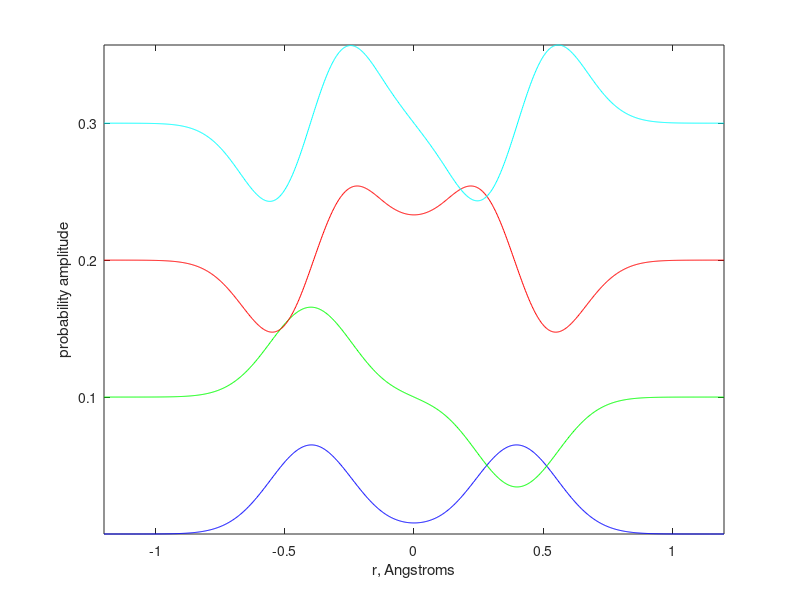
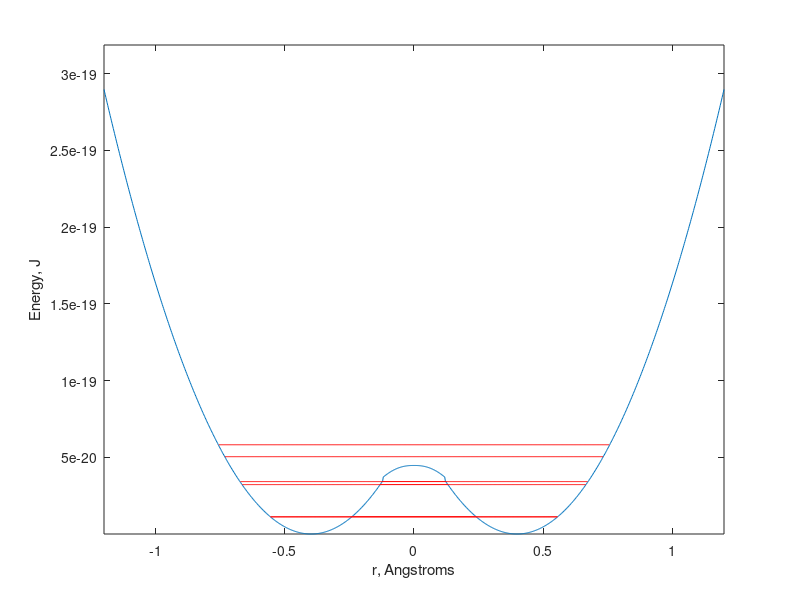

These charts were generated, in order, by the following MATLAB code:

% umbrella.m

% Uses Colbert/Miller's DVR method for solving the 1D Schrodinger equation,
% using Matlab.  It usually works well for things like
% the Harmonic Oscillator and harmonic double well, and the the
% Morse potential. For Coulombic potentials (H-like atom),
% a shooting method using adaptive Runge-Kutta, or similar, might work better
% with fewer evaluation points.

% Jason McNeill, January 2013 (based on dvrtest.m, February 2011)

% some needed constants
h= 6.62606876e-34; % J s
hbar = 1.0545716e-34 ; % J s
c = 2.99792458e8 ; % m/s
qe = 1.602176462e-19; % C
me = 9.1093819e-31; % electron mass in kg
na =  6.022142e+23; % avogadro, molecules per mole
mp=1.6726216e-27; % proton mass, kg

% *** start of user-defined parameters ***

% For umbrella-inversion potential of NH3
% calculation details
rmin=-1.2*1e-10; % Minimum distance (lower cutoff), in meters
rmax=1.2*1e-10; % maximum distance (upper cutoff), in Angstroms
npoints=1000; % number of points to use in calculation (memory use scales as n^2)
% potential details (from GAMESS, B3LYP-6-311G)
d=0.39839*1e-10; % displacement of N atom with respect to plane containing H atoms 
Vb=4.4644e-20; % inversion barrier height (in J)
hbar_wav=5.30884e-12; % hbar, in "wavenumber*seconds"
e1_wav=1131.77; % vibrational frequency (energy) at bottom of well (wavenumbers)
omega1=e1_wav/hbar_wav; % calculate angular frequency
e2_wav=892.32; % vibrational frequency (energy) at top of barrier (a negative value)
omega2=abs(e2_wav)/hbar_wav;
mu=1.18583; % reduced mass from normal mode analysis, relative to proton mass
m=mu*mp;
% give some points on curve, then fit a polynomial
dd=0.02*1e-10;
rp=[-dd, 0, dd, (d-dd), d, (d+dd)]; % first three are near barrier, last 3 near well
Vp= -0.5*m*omega2^2*rp.*rp+Vb;
Vp(4:6)=0.5*m*omega1^2*rp(1:3).*rp(1:3);
% fit a 5th-order polynomial to the curve
P=polyfit(rp,Vp,5);
r=linspace(rmin,rmax,npoints);
dr=abs(r(2)-r(1));
% now put the potential together piecewise
Vvec=polyval(P,r); % barrier piece: this part of the potential is valid near r=0, on the positive side
ridx=find(r>0.3*d); % the harmonic well piece
Vvec(ridx)=0.5*m*omega1^2*(r(ridx)-d).^2;
halfpoints=round(npoints/2); % slightly wrong if npoints is not even
Vvec(1:halfpoints)=Vvec(npoints:-1:(halfpoints+1)); % reflect about origin



% set up of DVR calculation
% Make a diagonal matrix with Vvec along the diagonal:
Vmat=diag(Vvec);

% we decompose the kinetic energy expression into 4 parts:
% Kconst = constant prefactor = hbar^2/(2*m*dr^2)
% Kdiag = pi^2/3 - 1 / (2*i^2) = the diagonal part of the KE
% Ksignmat = (-1)^(i-j) = (-1).^(XX-YY)
% Knondiag = 2/(XX-YY)^2 - 2/(XX+YY)^2 = the non-diagonal part of the KE

Kconst=hbar^2/(2*m*dr^2); % factor on KE term
xtmp=1:npoints;
[XX,YY]=meshgrid(xtmp,xtmp);
Ksignmat=(-1).^(XX-YY);
Kdiag=pi^2/3 - 0.5*xtmp.^(-2);
Knondiag = 2*(XX-YY).^(-2) - 2*(XX+YY).^(-2);
Kmat=Knondiag;
for x=xtmp, % replace the diagonals with the correct expr
  Kmat(x,x)=Kdiag(x);
end
Kmat=Kmat.*Ksignmat; % multiply the signs term
Kmat=Kmat*Kconst; % multiply by the constant
  
Hmat=Kmat+Vmat; % The Hamiltonian Matrix is the sum of the kinetic
                % energy matrix and the potential matrix

[wavefunmat,eigvalmat]=eig(Hmat);

energies=xtmp;
for x=xtmp,
  energies(x)=eigvalmat(x,x);
end

fprintf(1,'First 4 energies are ');
fprintf(1,'%5g, ',energies(1:4));
fprintf(1,'J, or\n');
fprintf(1,'%5g, ',energies(1:4)/h/c/100); 
fprintf(1,' in wavenumbers\nPlotting first 4 wavefunctions and potential w/ energies...\n');

figure(1)
plot(r*1e10,wavefunmat(:,1),'b');
hold on
plot(r*1e10,wavefunmat(:,2)+.1,'g');
plot(r*1e10,wavefunmat(:,3)+.2,'r');
plot(r*1e10,wavefunmat(:,4)+.3,'c');
hold off
xlabel('r, Angstroms')
ylabel('probability amplitude');
axis tight

figure(2)
plot(r*1e10,Vvec);
hold on
for x=1:6,
  ran=find(Vvec<energies(x));
  plot(r(ran)*1e10,ones(size(Vvec(ran)))*energies(x),'r');
end
hold off
xlabel('r, Angstroms')
ylabel('Energy, J')
axis tight 
